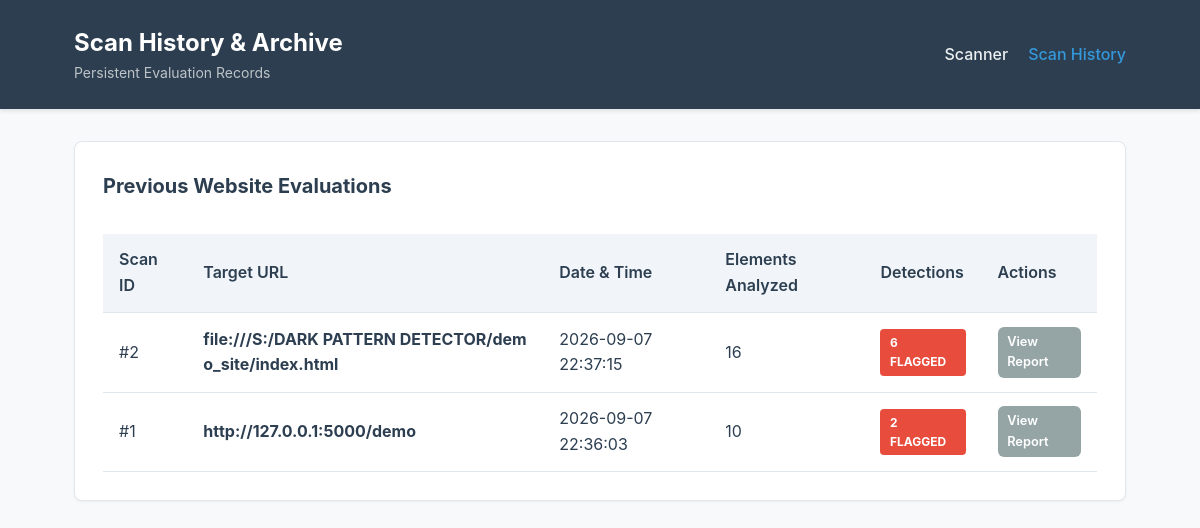
Before: /history with the older database file.
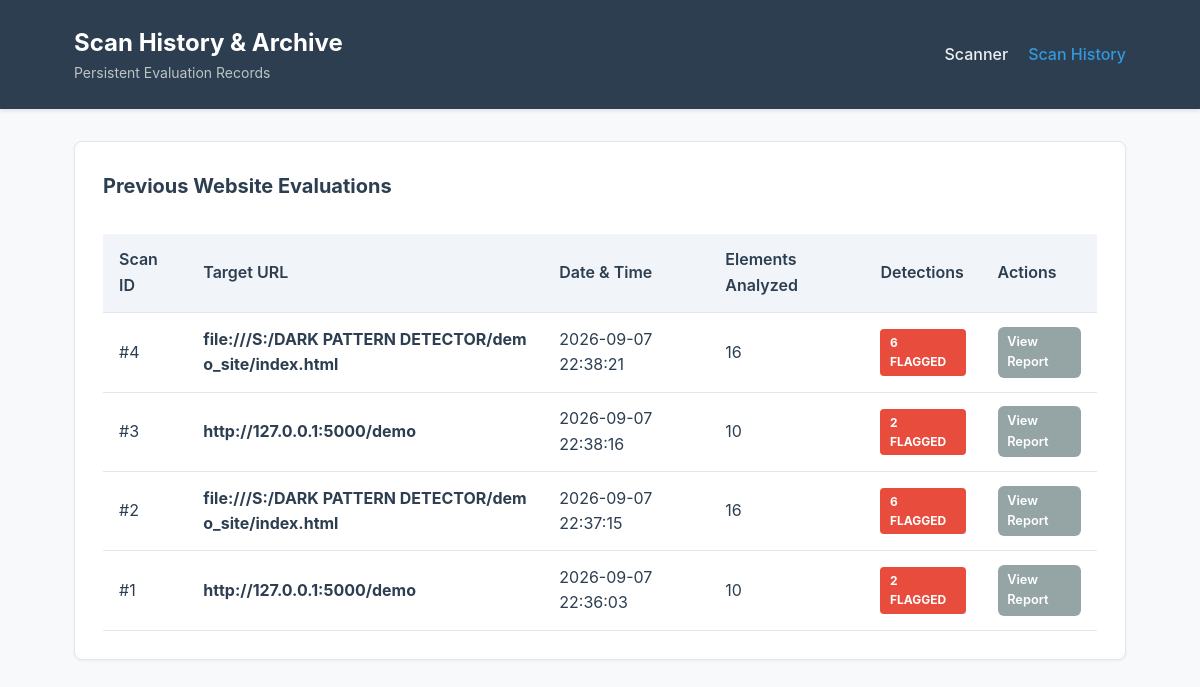
After: the same page with the newer database file.
### tables this page shows
CREATE TABLE scans (
                id INTEGER PRIMARY KEY AUTOINCREMENT,
                url TEXT NOT NULL,
                scan_date TEXT NOT NULL,
                total_elements INTEGER NOT NULL DEFAULT 0,
                total_detections INTEGER NOT NULL DEFAULT 0
            );

### app.py (the view)
@app.route("/history")
def history():
    scans = db_manager.get_all_scans()
    return render_template("history.html", scans=scans)

### database/db.py (called while the page is built, shortened)
    def _get_sqlite_connection(self):
        os.makedirs(os.path.dirname(self.sqlite_db_path), exist_ok=True)
        conn = sqlite3.connect(self.sqlite_db_path)
        conn.row_factory = sqlite3.Row
        return conn

    def get_all_scans(self):
        conn = self._get_sqlite_connection()
        cursor = conn.cursor()
        cursor.execute("SELECT * FROM scans ORDER BY id DESC")
        scans = [dict(r) for r in cursor.fetchall()]
        conn.close()
        return scans

### templates/history.html (shortened to what this page needs)
<!DOCTYPE html>
<html lang="en">
<head>
    <link rel="stylesheet" href="{{ url_for('static', filename='css/style.css') }}">
</head>
<body>
    <header class="header">
        <div class="header-container">
            <div class="header-title">
                <h1>Scan History & Archive</h1>
                <p>Persistent Evaluation Records</p>
            </div>
            <nav class="nav-links">
                <a href="{{ url_for('index') }}">Scanner</a>
                <a href="{{ url_for('history') }}" class="active">Scan History</a>
            </nav>
        </div>
    </header>
    <main class="container">
        <section class="card">
            <h3 class="card-title">Previous Website Evaluations</h3>
            {% if scans %}
            <div class="table-responsive">
                <table class="data-table">
                    <thead>
                        <tr>
                            <th>Scan ID</th>
                            <th>Target URL</th>
                            <th>Date & Time</th>
                            <th>Elements Analyzed</th>
                            <th>Detections</th>
                            <th>Actions</th>
                        </tr>
                    </thead>
                    <tbody>
                        {% for s in scans %}
                        <tr>
                            <td>#{{ s.id }}</td>
                            <td><strong style="word-break: break-all;">{{ s.url }}</strong></td>
                            <td>{{ s.scan_date }}</td>
                            <td>{{ s.total_elements }}</td>
                            <td>
                                <span class="badge {% if s.total_detections > 0 %}badge-high{% else %}badge-ml{% endif %}">
                                    {{ s.total_detections }} Flagged
                                </span>
                            </td>
                            <td>
                                <a href="{{ url_for('view_results', scan_id=s.id) }}" class="btn btn-secondary" style="padding: 0.3rem 0.6rem; font-size: 0.8rem; text-decoration: none;">
                                    View Report
                                </a>
                            </td>
                        </tr>
                        {% endfor %}
                    </tbody>
                </table>
            </div>
            {% else %}
            <div class="alert alert-info" style="margin-top: 1rem;">
                No historical scans available. Run a scan from the main dashboard to generate report records.
            </div>
            {% endif %}
        </section>
    </main>
</body>
</html>

### static/css/style.css (style rules this page uses)
:root { --primary-color: #2c3e50; --secondary-color: #3498db; --accent-color: #e74c3c; --bg-color: #f8f9fa; --card-bg: #ffffff; --text-color: #2c3e50; --text-muted: #7f8c8d; --border-color: #e1e8ed; --severity-high: #e74c3c; --severity-medium: #f39c12; --severity-low: #3498db; --source-rule: #8e44ad; --source-ml: #27ae60; --source-hybrid: #d35400; }
* { box-sizing: border-box; margin: 0; padding: 0; }
body { font-family: -apple-system, BlinkMacSystemFont, "Segoe UI", Roboto, Helvetica, Arial, sans-serif; background-color: var(--bg-color); color: var(--text-color); line-height: 1.6; }
.header { background-color: var(--primary-color); color: #ffffff; padding: 1.5rem 0; box-shadow: 0 2px 4px rgba(0,0,0,0.1); }
.header-container { max-width: 1100px; margin: 0 auto; padding: 0 1.5rem; display: flex; justify-content: space-between; align-items: center; }
.header-title h1 { font-size: 1.5rem; font-weight: 700; }
.header-title p { font-size: 0.875rem; color: #bdc3c7; }
.nav-links { display: flex; gap: 1.25rem; }
.nav-links a { color: #ecf0f1; text-decoration: none; font-weight: 500; transition: color 0.2s; }
.nav-links a:hover, .nav-links a.active { color: var(--secondary-color); }
.container { max-width: 1100px; margin: 2rem auto; padding: 0 1.5rem; }
.card { background: var(--card-bg); border: 1px solid var(--border-color); border-radius: 8px; padding: 1.75rem; margin-bottom: 1.5rem; box-shadow: 0 1px 3px rgba(0,0,0,0.05); }
.card-title { font-size: 1.25rem; margin-bottom: 1rem; color: var(--primary-color); }
.btn { background-color: var(--secondary-color); color: #ffffff; padding: 0.75rem 1.5rem; border: none; border-radius: 6px; font-size: 1rem; font-weight: 600; cursor: pointer; text-decoration: none; display: inline-block; transition: background-color 0.2s; }
.btn-secondary { background-color: #95a5a6; }
.badge { display: inline-block; padding: 0.25rem 0.6rem; border-radius: 4px; font-size: 0.75rem; font-weight: 700; text-transform: uppercase; color: #ffffff; }
.badge-high { background-color: var(--severity-high); }
.table-responsive { overflow-x: auto; }
.data-table { width: 100%; border-collapse: collapse; margin-top: 1rem; }
.data-table th, .data-table td { padding: 0.85rem 1rem; text-align: left; border-bottom: 1px solid var(--border-color); }
.data-table th { background-color: #f1f5f9; font-weight: 600; color: var(--primary-color); }

Changed rows visible on the page:
added scans: id "4", url "file:///S:/DARK PATTERN DETECTOR/demo_site/index.html", scan_date "2026-09-07 22:38:21", total_elements "16", total_detections "6"
added scans: id "3", url "http://127.0.0.1:5000/demo", scan_date "2026-09-07 22:38:16", total_elements "10", total_detections "2"
